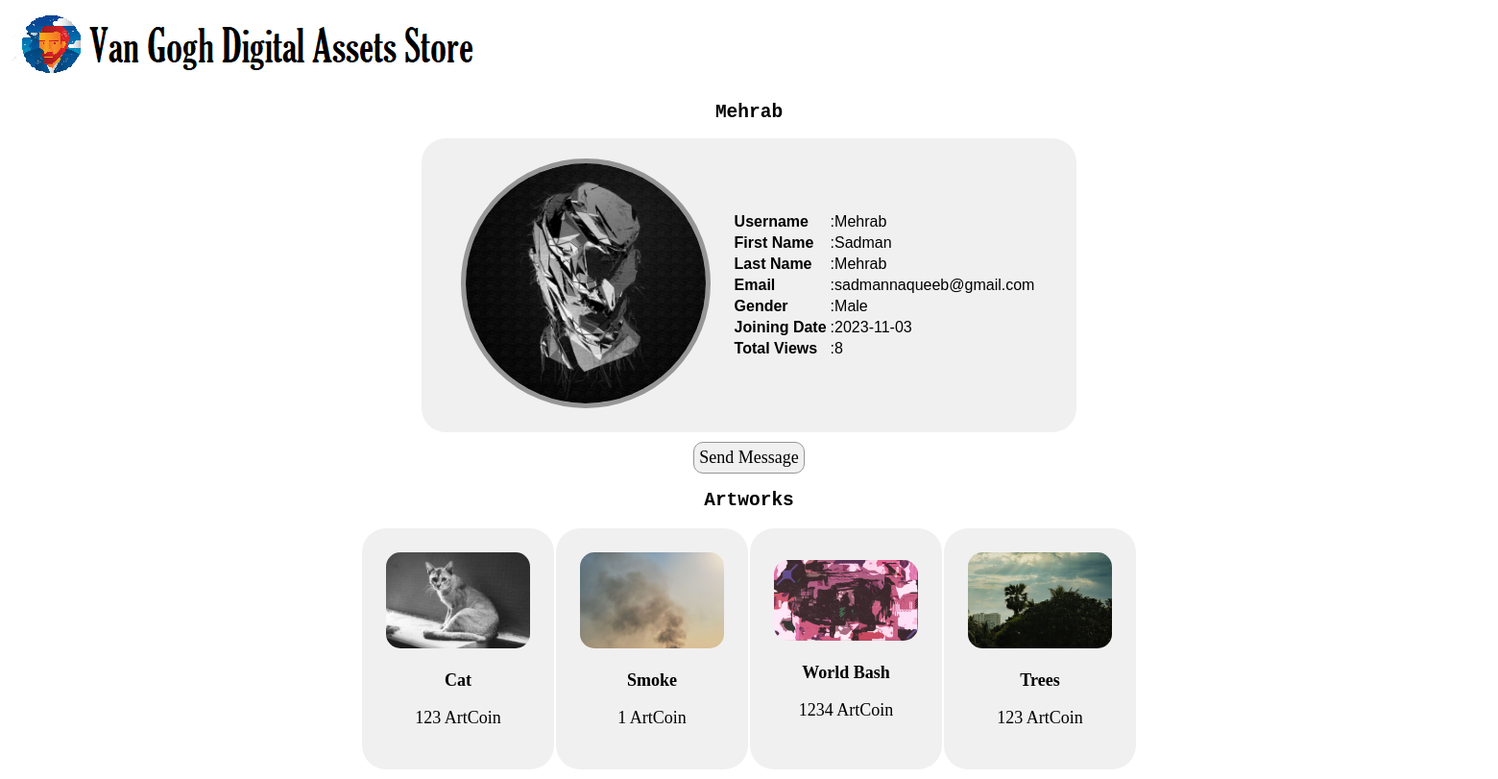
The app's page /digitalArtMarketPlace/views/profile.php?userName=Mehrab (signed in) with its own data.
### tables this page shows
CREATE TABLE `users` (
  `userName` varchar(50) NOT NULL,
  `firstName` varchar(50) NOT NULL,
  `lastName` varchar(50) NOT NULL,
  `phoneNumber` varchar(50) NOT NULL,
  `email` varchar(50) NOT NULL,
  `gender` varchar(50) NOT NULL,
  `dateOfBirth` date NOT NULL,
  `joiningDate` date NOT NULL,
  `balance` int(11) NOT NULL DEFAULT 0,
  `type` varchar(50) NOT NULL,
  `profilePicture` varchar(50) NOT NULL,
  `totalViews` int(11) NOT NULL DEFAULT 0,
  `password` varchar(100) NOT NULL,
  `TransactionType` text NOT NULL
);

CREATE TABLE `artworks` (
  `artworkName` varchar(100) NOT NULL,
  `description` varchar(500) NOT NULL,
  `artistName` varchar(100) NOT NULL,
  `ownerName` varchar(100) NOT NULL,
  `price` int(11) NOT NULL,
  `image` varchar(100) NOT NULL,
  `views` int(11) NOT NULL,
  `id` varchar(100) NOT NULL,
  `purchaseAble` varchar(5) NOT NULL,
  `addingDate` date NOT NULL
);

### digitalArtMarketPlace/models/userModel.php (called while the page is built, shortened)
<?php
    function getUser($userName){
        $con = getConnection();
        $sql = "select * from Users where userName='{$userName}'";
        $result = mysqli_query($con, $sql);
        $user = mysqli_fetch_assoc($result);
        return $user;
    }
?>

### digitalArtMarketPlace/models/artworkModel.php (called while the page is built, shortened)
<?php
    function getUserArtworks($ownerName){
        $con = getConnection();
        $sql = "select * from Artworks where ownerName='{$ownerName}'";
        $result = mysqli_query($con, $sql);
        return $result;
    }
?>

### digitalArtMarketPlace/views/profile.php (the view, shortened to what this page needs)
<?php
    require_once('../models/userModel.php');
    require_once('../models/artworkModel.php');
    $currentUserName = $_SESSION['currentUserName'];
    $userName = $_REQUEST['userName'];
    $user = getUser($userName);
    $artworks = getUserArtworks($userName);
    if($userName != $currentUserName && $user['type'] == "Artist"){
        $user['totalViews'] = $user['totalViews'] + 1;
    }
?>
<!DOCTYPE html>
<html lang="en">
<head>
    <link rel="stylesheet" href="../assets/styles/style.css">
</head>
<body>
    <center>
        <table width="100%">
                <tr>
                    <td colspan="8"><a href=homepage.php><img src="../assets/head.PNG"></a></td>
                </tr>
            </table>
        <table>
        <h2><?php echo $user['userName'] ?></h2>
    </center>
    <center>
            <table class="userInfoCard generalText" >
            <tr>
                <td>
                    <img class="profilePicture" src="<?php echo $user['profilePicture'] ?>" alt="" width="150px"> <br>
                </td>
                <td>
                    <table >
                    <tr>
                        <td><b>Username</b></td>
                        <td>:<?php echo $user['userName'] ?></td>
                    </tr>
                    <tr>
                        <td><b>First Name</b></td>
                        <td>:<?php echo $user['firstName'] ?></td>
                    </tr>
                    <tr>
                        <td><b>Last Name</b></td>
                        <td>:<?php echo $user['lastName'] ?></td>
                    </tr>
                    <tr>
                        <td><b>Email</b></td>
                        <td>:<?php echo $user['email'] ?></td>
                    </tr>
                    <tr>
                        <td><b>Gender</b></td>
                        <td>:<?php echo $user['gender'] ?></td>
                    </tr>
                    <tr>
                        <td><b>Joining Date</b></td>
                        <td>:<?php echo $user['joiningDate'] ?></td>
                    </tr>
                    <?php if($user['type'] == "Artist") { ?>
                    <tr>
                        <td><b>Total Views</b></td>
                        <td>:<?php echo $user['totalViews'] ?></td>
                    </tr>
                    <?php }?>
                    </table>
                </td>
                </tr>
            </table>
            <table class="buttonsContainer">
                <?php if($user['userName'] != $currentUserName) { ?>
                <tr>
                    <td class="button" >
                            <a href="message.php?userName=<?php echo $user['userName'] ?>#message">
                                Send Message
                            </a>
                        </td>
                    </tr>
                <?php }?>
            </table>
</center>
<center>
    <h2>Artworks</h2>
</center>
<center>
    <table>
        <tr>
            <?php while($artwork = mysqli_fetch_assoc($artworks)){ ?>
            <td class="artworkCard">
                <a href="artwork.php?id=<?php echo $artwork['id']?>">
                    <img class="artwork" src="<?php echo $artwork['image'] ?>" alt="" width="150px">
                    <p><center><b> <?php echo $artwork['artworkName'] ?> </b></center> </p>
                    <p><center> <?php echo $artwork['price'] ?> ArtCoin </center></p>
                </a>
            </td>
            <?php   }?>
        </tr>
    </table>
</center>
</body>
</html>

### digitalArtMarketPlace/assets/styles/style.css (style rules this page uses)
.profilePicture { border-radius: 50%; border: 5px solid rgb(150, 150, 150); width: 250px; }
.artwork { border-radius: 15px; width: 150px; }
.artworkCard { border-radius: 25px; background-color: rgb(241, 240, 240); padding: 25px; }
.userInfoCard { border-radius: 25px; background-color: rgb(241, 240, 240); padding: 20px; border-spacing: 20px 0px; }
.buttonsContainer { margin: 10px; border-spacing: 5px 0px; }
.button { border-radius: 10px; background-color: rgb(241, 240, 240); padding: 5px; border: 1px solid rgb(150, 150, 150); }
.generalText { font-family: sans-serif; }
h2 { font-family: monospace; }
a { text-decoration: none; color: black; font-size: large; }

### records on screen
users: userName "Mehrab", profilePicture (picture), firstName "Sadman", lastName "Mehrab", email "sadmannaqueeb@gmail.com", gender "Male", joiningDate "2023-11-03"
artworks: image (picture), artworkName "Cat", price "123"
artworks: image (picture), artworkName "Smoke", price "1"
artworks: image (picture), artworkName "World Bash", price "1234"
artworks: image (picture), artworkName "Trees", price "123"

### other values on screen
$user['totalViews'] "8"
